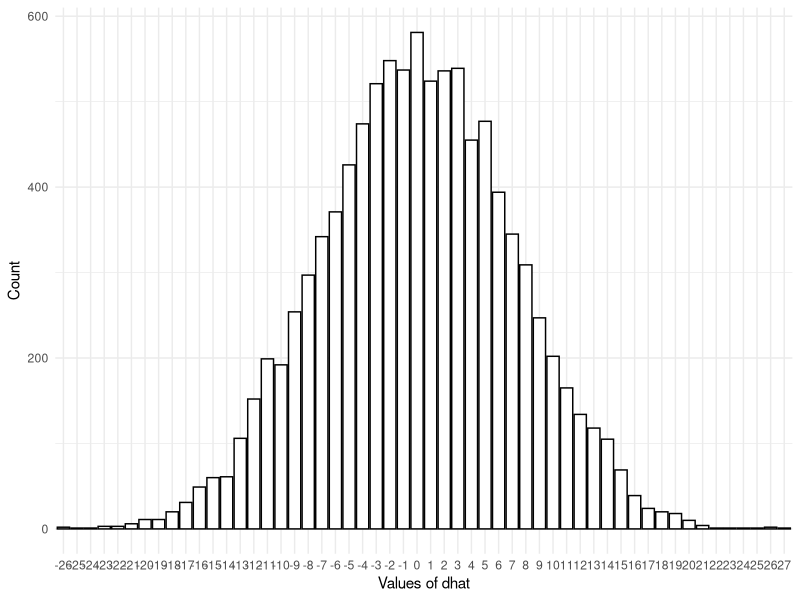
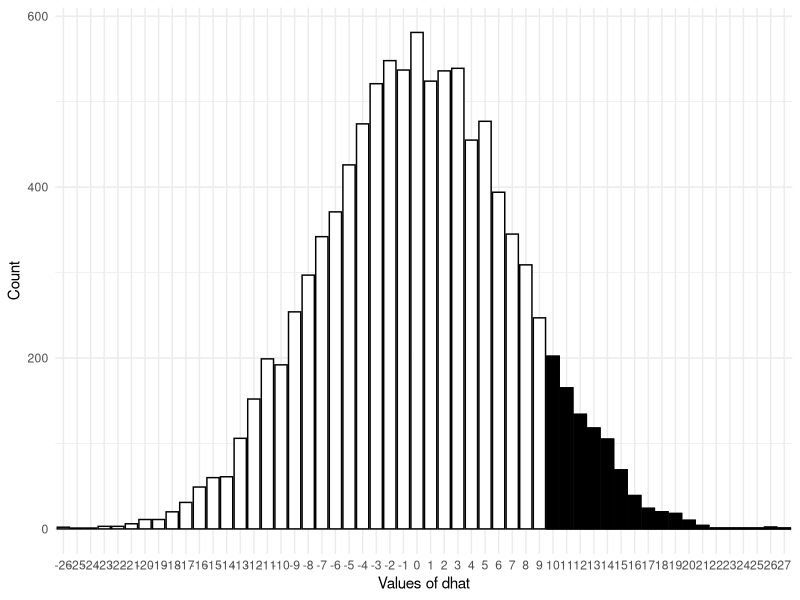
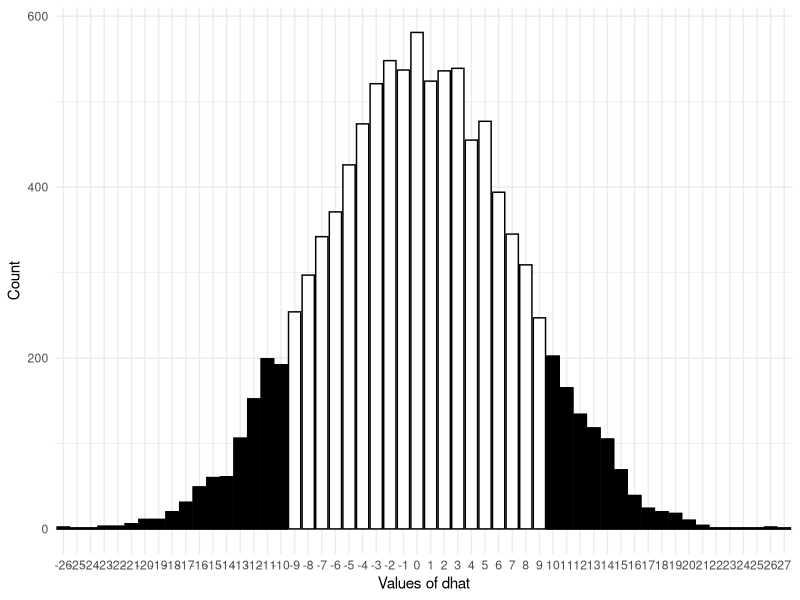

Source code (R) for these figures, in order:
## ---- chunk 1
knitr::opts_chunk$set(eval = TRUE)
knitr::opts_chunk$set(fig.path = "../assets/class03/")
knitr::opts_chunk$set(fig.height = 5)
knitr::opts_chunk$set(fig.width = 8.5)
knitr::opts_chunk$set(out.width = "100%")
knitr::opts_chunk$set(dpi = 300)

library(dplyr)
library(ggplot2)

set.seed(1)
## ---- chunk 2
N <- 10000
dhat_set <- rep(0, 10000)
for (i in seq_len(N))
{
  white <- sample(c("survived", "died"), size=100, replace=TRUE)
  phat_w <- mean(white == "survived") * 100

  red <- sample(c("survived", "died"), size=100, replace=TRUE)
  phat_r <- mean(red == "survived") * 100

  dhat <- phat_w - phat_r
  dhat_set[i] <- dhat
}
## ---- chunk 3
df <- data_frame(dhat = round(dhat_set))
ggplot(df, aes(factor(dhat))) +
  geom_bar(color = "black", fill = "white") +
  xlab("Values of dhat") + ylab("Count") +
  theme_minimal()
## ---- chunk 4
df <- data_frame(dhat = round(dhat_set))
ggplot(df, aes(factor(dhat))) +
  geom_bar(color = "black", fill = "white") +
  geom_bar(color = "black", fill = "black", data = filter(df, dhat >= 10)) +
  xlab("Values of dhat") + ylab("Count") +
  theme_minimal()
## ---- chunk 5
mean(dhat_set >= 10) * 100
## ---- chunk 6
df <- data_frame(dhat = round(dhat_set))
ggplot(df, aes(factor(dhat))) +
  geom_bar(color = "black", fill = "white") +
  geom_bar(color = "black", fill = "black", data = filter(df, abs(dhat) >= 10)) +
  xlab("Values of dhat") + ylab("Count") +
  theme_minimal()
## ---- chunk 7
mean(abs(dhat_set) >= 10) * 100
